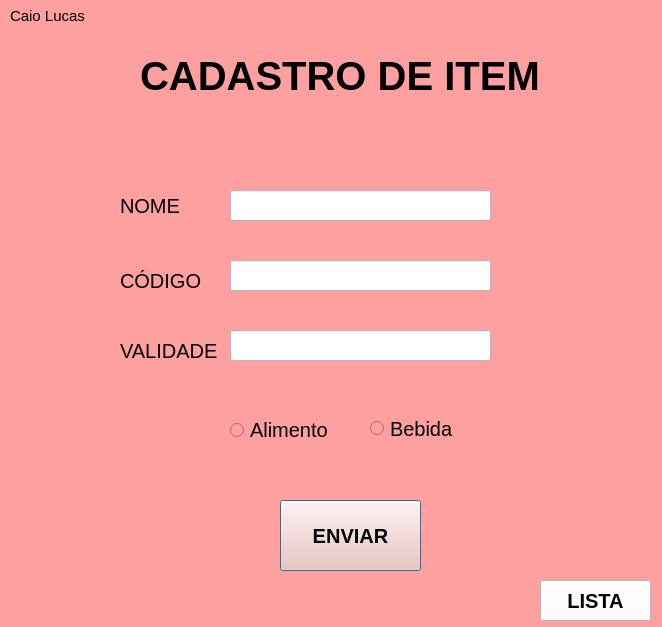
<?xml version="1.0" encoding="UTF-8"?>
<ui version="4.0">
 <class>Dialog</class>
 <widget class="QDialog" name="Dialog">
  <property name="geometry">
   <rect>
    <x>0</x>
    <y>0</y>
    <width>662</width>
    <height>627</height>
   </rect>
  </property>
  <property name="windowTitle">
   <string>Dialog</string>
  </property>
  <property name="styleSheet">
   <string notr="true">background-color: rgb(255, 160, 160);</string>
  </property>
  <widget class="QLabel" name="label">
   <property name="geometry">
    <rect>
     <x>140</x>
     <y>-20</y>
     <width>621</width>
     <height>191</height>
    </rect>
   </property>
   <property name="font">
    <font>
     <pointsize>30</pointsize>
     <weight>75</weight>
     <bold>true</bold>
     <underline>false</underline>
     <strikeout>false</strikeout>
     <kerning>true</kerning>
    </font>
   </property>
   <property name="text">
    <string>CADASTRO DE ITEM </string>
   </property>
  </widget>
  <widget class="QLabel" name="label_2">
   <property name="geometry">
    <rect>
     <x>10</x>
     <y>-10</y>
     <width>91</width>
     <height>51</height>
    </rect>
   </property>
   <property name="font">
    <font>
     <pointsize>11</pointsize>
    </font>
   </property>
   <property name="text">
    <string>Caio Lucas</string>
   </property>
  </widget>
  <widget class="QLabel" name="label_3">
   <property name="geometry">
    <rect>
     <x>120</x>
     <y>190</y>
     <width>131</width>
     <height>31</height>
    </rect>
   </property>
   <property name="font">
    <font>
     <pointsize>15</pointsize>
     <weight>50</weight>
     <bold>false</bold>
    </font>
   </property>
   <property name="text">
    <string>NOME</string>
   </property>
  </widget>
  <widget class="QLabel" name="label_4">
   <property name="geometry">
    <rect>
     <x>120</x>
     <y>260</y>
     <width>151</width>
     <height>41</height>
    </rect>
   </property>
   <property name="font">
    <font>
     <pointsize>15</pointsize>
    </font>
   </property>
   <property name="text">
    <string>CÓDIGO</string>
   </property>
  </widget>
  <widget class="QLabel" name="label_5">
   <property name="geometry">
    <rect>
     <x>120</x>
     <y>340</y>
     <width>101</width>
     <height>21</height>
    </rect>
   </property>
   <property name="font">
    <font>
     <pointsize>15</pointsize>
    </font>
   </property>
   <property name="text">
    <string>VALIDADE</string>
   </property>
  </widget>
  <widget class="QLineEdit" name="lineEdit">
   <property name="geometry">
    <rect>
     <x>230</x>
     <y>190</y>
     <width>261</width>
     <height>31</height>
    </rect>
   </property>
   <property name="styleSheet">
    <string notr="true">background-color: rgb(255, 255, 255);
border-color: rgb(0, 0, 0);</string>
   </property>
  </widget>
  <widget class="QLineEdit" name="lineEdit_2">
   <property name="geometry">
    <rect>
     <x>230</x>
     <y>260</y>
     <width>261</width>
     <height>31</height>
    </rect>
   </property>
   <property name="styleSheet">
    <string notr="true">background-color: rgb(255, 255, 255);
border-color: rgb(0, 0, 0);
</string>
   </property>
  </widget>
  <widget class="QLineEdit" name="lineEdit_3">
   <property name="geometry">
    <rect>
     <x>230</x>
     <y>330</y>
     <width>261</width>
     <height>31</height>
    </rect>
   </property>
   <property name="styleSheet">
    <string notr="true">background-color: rgb(255, 255, 255);
border-color: rgb(0, 0, 0);</string>
   </property>
  </widget>
  <widget class="QPushButton" name="pushButton">
   <property name="geometry">
    <rect>
     <x>280</x>
     <y>500</y>
     <width>141</width>
     <height>71</height>
    </rect>
   </property>
   <property name="font">
    <font>
     <pointsize>15</pointsize>
     <weight>75</weight>
     <bold>true</bold>
    </font>
   </property>
   <property name="styleSheet">
    <string notr="true">background-color: rgb(255, 190, 178);
border-color: rgb(0, 0, 0);</string>
   </property>
   <property name="text">
    <string>ENVIAR</string>
   </property>
  </widget>
  <widget class="QRadioButton" name="radioButton">
   <property name="geometry">
    <rect>
     <x>230</x>
     <y>420</y>
     <width>151</width>
     <height>20</height>
    </rect>
   </property>
   <property name="font">
    <font>
     <pointsize>15</pointsize>
    </font>
   </property>
   <property name="text">
    <string>Alimento</string>
   </property>
  </widget>
  <widget class="QRadioButton" name="radioButton_2">
   <property name="geometry">
    <rect>
     <x>370</x>
     <y>420</y>
     <width>161</width>
     <height>17</height>
    </rect>
   </property>
   <property name="font">
    <font>
     <pointsize>15</pointsize>
    </font>
   </property>
   <property name="text">
    <string>Bebida</string>
   </property>
  </widget>
  <widget class="QPushButton" name="pushButton_2">
   <property name="geometry">
    <rect>
     <x>540</x>
     <y>580</y>
     <width>111</width>
     <height>41</height>
    </rect>
   </property>
   <property name="font">
    <font>
     <pointsize>15</pointsize>
     <weight>75</weight>
     <bold>true</bold>
    </font>
   </property>
   <property name="styleSheet">
    <string notr="true">background-color: rgb(255, 255, 255);
border-color: rgb(0, 0, 0);</string>
   </property>
   <property name="text">
    <string>LISTA</string>
   </property>
  </widget>
 </widget>
 <resources/>
 <connections/>
</ui>
